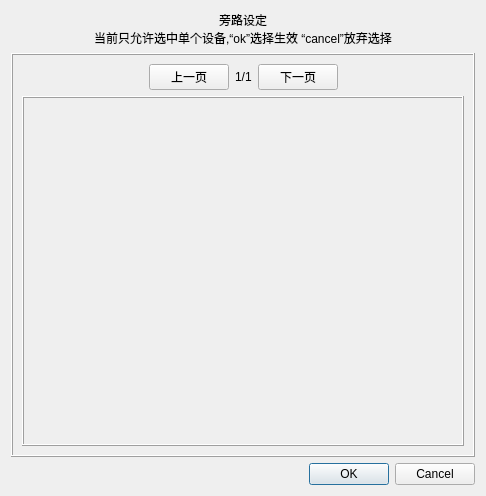
<?xml version="1.0" encoding="UTF-8"?>
<ui version="4.0">
 <class>SettingDevDialog</class>
 <widget class="QDialog" name="SettingDevDialog">
  <property name="geometry">
   <rect>
    <x>0</x>
    <y>0</y>
    <width>486</width>
    <height>496</height>
   </rect>
  </property>
  <property name="windowTitle">
   <string>Dialog</string>
  </property>
  <layout class="QVBoxLayout" name="verticalLayout_2">
   <item>
    <layout class="QHBoxLayout" name="horizontalLayout_2">
     <item>
      <widget class="QLabel" name="label_2">
       <property name="text">
        <string>旁路设定
当前只允许选中单个设备,“ok”选择生效 “cancel”放弃选择</string>
       </property>
       <property name="alignment">
        <set>Qt::AlignCenter</set>
       </property>
      </widget>
     </item>
    </layout>
   </item>
   <item>
    <widget class="QFrame" name="frame">
     <property name="sizePolicy">
      <sizepolicy hsizetype="Expanding" vsizetype="Expanding">
       <horstretch>0</horstretch>
       <verstretch>0</verstretch>
      </sizepolicy>
     </property>
     <property name="frameShape">
      <enum>QFrame::Box</enum>
     </property>
     <property name="frameShadow">
      <enum>QFrame::Raised</enum>
     </property>
     <layout class="QVBoxLayout" name="verticalLayout">
      <item>
       <layout class="QHBoxLayout" name="horizontalLayout">
        <item>
         <spacer name="horizontalSpacer">
          <property name="orientation">
           <enum>Qt::Horizontal</enum>
          </property>
          <property name="sizeHint" stdset="0">
           <size>
            <width>40</width>
            <height>20</height>
           </size>
          </property>
         </spacer>
        </item>
        <item>
         <widget class="QPushButton" name="previousPushButton">
          <property name="text">
           <string>上一页</string>
          </property>
         </widget>
        </item>
        <item>
         <widget class="QLabel" name="indexLabel">
          <property name="text">
           <string>1/1</string>
          </property>
         </widget>
        </item>
        <item>
         <widget class="QPushButton" name="nextPushButton">
          <property name="text">
           <string>下一页</string>
          </property>
         </widget>
        </item>
        <item>
         <spacer name="horizontalSpacer_2">
          <property name="orientation">
           <enum>Qt::Horizontal</enum>
          </property>
          <property name="sizeHint" stdset="0">
           <size>
            <width>40</width>
            <height>20</height>
           </size>
          </property>
         </spacer>
        </item>
       </layout>
      </item>
      <item>
       <widget class="QFrame" name="contentFrame">
        <property name="sizePolicy">
         <sizepolicy hsizetype="Expanding" vsizetype="Expanding">
          <horstretch>0</horstretch>
          <verstretch>0</verstretch>
         </sizepolicy>
        </property>
        <property name="frameShape">
         <enum>QFrame::Box</enum>
        </property>
        <property name="frameShadow">
         <enum>QFrame::Raised</enum>
        </property>
       </widget>
      </item>
     </layout>
    </widget>
   </item>
   <item>
    <widget class="QDialogButtonBox" name="confirmButtonBox">
     <property name="orientation">
      <enum>Qt::Horizontal</enum>
     </property>
     <property name="standardButtons">
      <set>QDialogButtonBox::Cancel|QDialogButtonBox::Ok</set>
     </property>
    </widget>
   </item>
  </layout>
 </widget>
 <resources/>
 <connections>
  <connection>
   <sender>confirmButtonBox</sender>
   <signal>accepted()</signal>
   <receiver>SettingDevDialog</receiver>
   <slot>accept()</slot>
   <hints>
    <hint type="sourcelabel">
     <x>248</x>
     <y>254</y>
    </hint>
    <hint type="destinationlabel">
     <x>157</x>
     <y>274</y>
    </hint>
   </hints>
  </connection>
  <connection>
   <sender>confirmButtonBox</sender>
   <signal>rejected()</signal>
   <receiver>SettingDevDialog</receiver>
   <slot>reject()</slot>
   <hints>
    <hint type="sourcelabel">
     <x>316</x>
     <y>260</y>
    </hint>
    <hint type="destinationlabel">
     <x>286</x>
     <y>274</y>
    </hint>
   </hints>
  </connection>
 </connections>
</ui>
